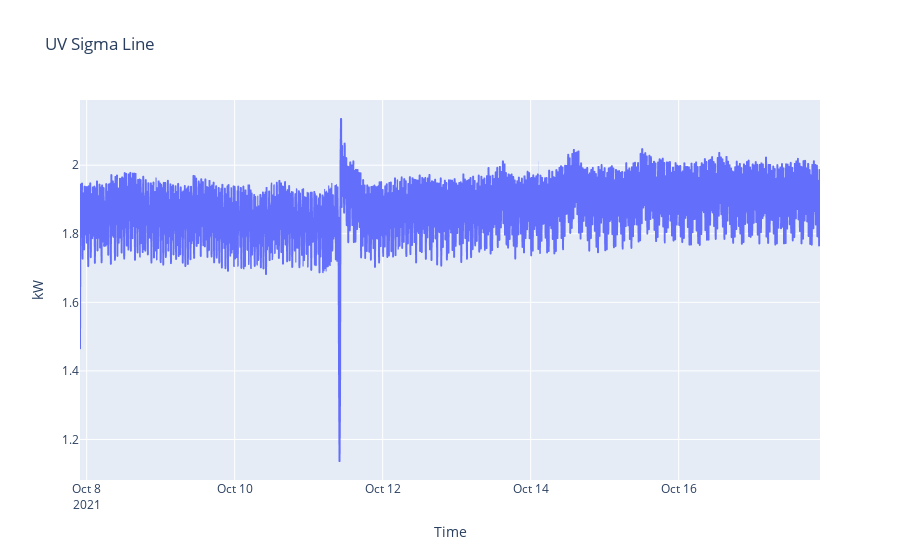

The cell this chart's notebook holds for it:
### Code cell
px.line(
    x=df.index, y=df.kw, 
    title='UV Sigma Line',
    labels={
        'x': 'Time',
        'y': 'kW'
    })

### Figure 1 — Plotly figure (JSON) as saved in the notebook; plotly's stock layout.template omitted (floating-point values rounded to 4 significant figures; data arrays with more than 128 entries replaced by an {"elided": "..."} marker saying what was removed)
{"data": [{"hovertemplate": "Time=%{x}<br>kW=%{y}<extra></extra>", "legendgroup": "", "line": {"color": "#636efa", "dash": "solid"}, "marker": {"symbol": "circle"}, "mode": "lines", "name": "", "showlegend": false, "type": "scattergl", "x": {"elided": "1441 str values"}, "xaxis": "x", "y": {"elided": "1441 float values"}, "yaxis": "y"}], "layout": {"legend": {"tracegroupgap": 0}, "title": {"text": "UV Sigma Line"}, "xaxis": {"anchor": "y", "domain": [0, 1], "title": {"text": "Time"}}, "yaxis": {"anchor": "x", "domain": [0, 1], "title": {"text": "kW"}}}}
